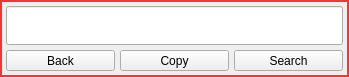
<?xml version="1.0" encoding="UTF-8"?>
<ui version="4.0">
 <class>dlgSetText</class>
 <widget class="QDialog" name="dlgSetText">
  <property name="geometry">
   <rect>
    <x>0</x>
    <y>0</y>
    <width>349</width>
    <height>68</height>
   </rect>
  </property>
  <property name="windowTitle">
   <string>Dialog</string>
  </property>
  <property name="styleSheet">
   <string notr="true">QDialog{	
	/*background-color: rgb(255, 25, 25);*/	
		
	border-style:solid;						
	border-width:2px;						
	border-color:rgb(251, 51, 51);		
}</string>
  </property>
  <layout class="QVBoxLayout" name="verticalLayout">
   <property name="spacing">
    <number>5</number>
   </property>
   <property name="leftMargin">
    <number>6</number>
   </property>
   <property name="topMargin">
    <number>6</number>
   </property>
   <property name="rightMargin">
    <number>6</number>
   </property>
   <property name="bottomMargin">
    <number>6</number>
   </property>
   <item>
    <widget class="QLineEdit" name="lineEdit">
     <property name="font">
      <font>
       <pointsize>20</pointsize>
      </font>
     </property>
    </widget>
   </item>
   <item>
    <layout class="QHBoxLayout" name="horizontalLayout">
     <item>
      <widget class="QToolButton" name="btnBack">
       <property name="sizePolicy">
        <sizepolicy hsizetype="Preferred" vsizetype="Fixed">
         <horstretch>0</horstretch>
         <verstretch>0</verstretch>
        </sizepolicy>
       </property>
       <property name="text">
        <string>Back</string>
       </property>
      </widget>
     </item>
     <item>
      <widget class="QToolButton" name="btnCopy">
       <property name="sizePolicy">
        <sizepolicy hsizetype="Preferred" vsizetype="Fixed">
         <horstretch>0</horstretch>
         <verstretch>0</verstretch>
        </sizepolicy>
       </property>
       <property name="text">
        <string>Copy</string>
       </property>
      </widget>
     </item>
     <item>
      <widget class="QToolButton" name="btnSearch">
       <property name="sizePolicy">
        <sizepolicy hsizetype="Preferred" vsizetype="Fixed">
         <horstretch>0</horstretch>
         <verstretch>0</verstretch>
        </sizepolicy>
       </property>
       <property name="text">
        <string>Search</string>
       </property>
      </widget>
     </item>
    </layout>
   </item>
  </layout>
 </widget>
 <resources/>
 <connections/>
</ui>
